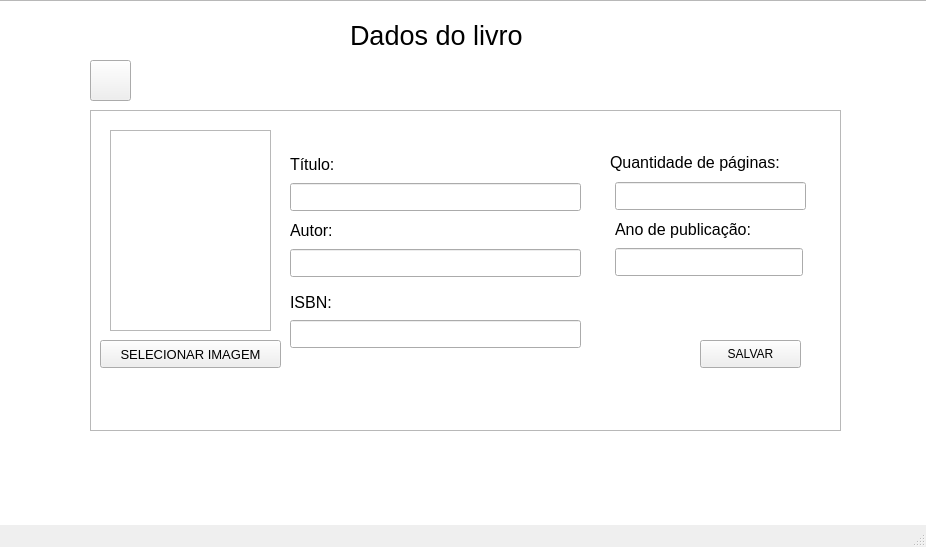
<?xml version="1.0" encoding="UTF-8"?>
<ui version="4.0">
 <class>Tela_Cadastro_Livro</class>
 <widget class="QMainWindow" name="Tela_Cadastro_Livro">
  <property name="geometry">
   <rect>
    <x>0</x>
    <y>0</y>
    <width>926</width>
    <height>547</height>
   </rect>
  </property>
  <property name="windowTitle">
   <string>MainWindow</string>
  </property>
  <property name="windowOpacity">
   <double>1.000000000000000</double>
  </property>
  <widget class="QWidget" name="centralwidget">
   <widget class="QLabel" name="label">
    <property name="geometry">
     <rect>
      <x>290</x>
      <y>152</y>
      <width>291</width>
      <height>24</height>
     </rect>
    </property>
    <property name="font">
     <font>
      <pointsize>12</pointsize>
     </font>
    </property>
    <property name="text">
     <string>Título:</string>
    </property>
   </widget>
   <widget class="QLineEdit" name="titulo">
    <property name="geometry">
     <rect>
      <x>290</x>
      <y>183</y>
      <width>291</width>
      <height>28</height>
     </rect>
    </property>
    <property name="font">
     <font>
      <pointsize>11</pointsize>
     </font>
    </property>
   </widget>
   <widget class="QLabel" name="label_2">
    <property name="geometry">
     <rect>
      <x>350</x>
      <y>20</y>
      <width>211</width>
      <height>31</height>
     </rect>
    </property>
    <property name="font">
     <font>
      <pointsize>20</pointsize>
     </font>
    </property>
    <property name="text">
     <string>Dados do livro</string>
    </property>
   </widget>
   <widget class="QPushButton" name="botao_salvar_livro">
    <property name="geometry">
     <rect>
      <x>700</x>
      <y>340</y>
      <width>101</width>
      <height>28</height>
     </rect>
    </property>
    <property name="text">
     <string>SALVAR</string>
    </property>
    <property name="icon">
     <iconset>
      <normaloff>images/save_file_disk_open_searsh_loading_clipboard_1513.png</normaloff>images/save_file_disk_open_searsh_loading_clipboard_1513.png</iconset>
    </property>
   </widget>
   <widget class="QLabel" name="label_3">
    <property name="geometry">
     <rect>
      <x>290</x>
      <y>218</y>
      <width>291</width>
      <height>24</height>
     </rect>
    </property>
    <property name="font">
     <font>
      <pointsize>12</pointsize>
     </font>
    </property>
    <property name="text">
     <string>Autor: </string>
    </property>
   </widget>
   <widget class="QLineEdit" name="autor">
    <property name="geometry">
     <rect>
      <x>290</x>
      <y>249</y>
      <width>291</width>
      <height>28</height>
     </rect>
    </property>
    <property name="font">
     <font>
      <pointsize>11</pointsize>
     </font>
    </property>
   </widget>
   <widget class="QLineEdit" name="qtd_pag">
    <property name="geometry">
     <rect>
      <x>615</x>
      <y>182</y>
      <width>191</width>
      <height>28</height>
     </rect>
    </property>
    <property name="font">
     <font>
      <pointsize>11</pointsize>
     </font>
    </property>
   </widget>
   <widget class="QLabel" name="label_5">
    <property name="geometry">
     <rect>
      <x>615</x>
      <y>217</y>
      <width>169</width>
      <height>24</height>
     </rect>
    </property>
    <property name="font">
     <font>
      <pointsize>12</pointsize>
     </font>
    </property>
    <property name="text">
     <string>Ano de publicação:</string>
    </property>
   </widget>
   <widget class="QLineEdit" name="ano_publi">
    <property name="geometry">
     <rect>
      <x>615</x>
      <y>248</y>
      <width>188</width>
      <height>28</height>
     </rect>
    </property>
    <property name="font">
     <font>
      <pointsize>11</pointsize>
     </font>
    </property>
   </widget>
   <widget class="QPushButton" name="botao_selecionar_img">
    <property name="geometry">
     <rect>
      <x>100</x>
      <y>340</y>
      <width>181</width>
      <height>28</height>
     </rect>
    </property>
    <property name="font">
     <font>
      <pointsize>10</pointsize>
     </font>
    </property>
    <property name="text">
     <string>SELECIONAR IMAGEM</string>
    </property>
    <property name="icon">
     <iconset>
      <normaloff>images/imageup_imagen_12892.png</normaloff>images/imageup_imagen_12892.png</iconset>
    </property>
   </widget>
   <widget class="QLabel" name="colocar_imagem">
    <property name="geometry">
     <rect>
      <x>110</x>
      <y>130</y>
      <width>161</width>
      <height>201</height>
     </rect>
    </property>
    <property name="text">
     <string/>
    </property>
   </widget>
   <widget class="QTextBrowser" name="textBrowser">
    <property name="geometry">
     <rect>
      <x>-20</x>
      <y>0</y>
      <width>951</width>
      <height>531</height>
     </rect>
    </property>
   </widget>
   <widget class="QLabel" name="label_7">
    <property name="geometry">
     <rect>
      <x>610</x>
      <y>150</y>
      <width>221</width>
      <height>24</height>
     </rect>
    </property>
    <property name="font">
     <font>
      <pointsize>12</pointsize>
     </font>
    </property>
    <property name="text">
     <string>Quantidade de páginas:</string>
    </property>
   </widget>
   <widget class="QTextBrowser" name="textBrowser_3">
    <property name="geometry">
     <rect>
      <x>90</x>
      <y>110</y>
      <width>751</width>
      <height>321</height>
     </rect>
    </property>
   </widget>
   <widget class="QTextBrowser" name="textBrowser_2">
    <property name="geometry">
     <rect>
      <x>110</x>
      <y>130</y>
      <width>161</width>
      <height>201</height>
     </rect>
    </property>
   </widget>
   <widget class="QLabel" name="label_4">
    <property name="geometry">
     <rect>
      <x>290</x>
      <y>290</y>
      <width>291</width>
      <height>24</height>
     </rect>
    </property>
    <property name="font">
     <font>
      <pointsize>12</pointsize>
     </font>
    </property>
    <property name="text">
     <string>ISBN: </string>
    </property>
   </widget>
   <widget class="QLineEdit" name="isbn">
    <property name="geometry">
     <rect>
      <x>290</x>
      <y>320</y>
      <width>291</width>
      <height>28</height>
     </rect>
    </property>
    <property name="font">
     <font>
      <pointsize>11</pointsize>
     </font>
    </property>
   </widget>
   <widget class="QToolButton" name="buttonVoltar">
    <property name="geometry">
     <rect>
      <x>90</x>
      <y>60</y>
      <width>41</width>
      <height>41</height>
     </rect>
    </property>
    <property name="text">
     <string/>
    </property>
    <property name="icon">
     <iconset>
      <normaloff>images/back_12955.png</normaloff>images/back_12955.png</iconset>
    </property>
    <property name="iconSize">
     <size>
      <width>28</width>
      <height>28</height>
     </size>
    </property>
   </widget>
   <zorder>textBrowser</zorder>
   <zorder>label_2</zorder>
   <zorder>textBrowser_3</zorder>
   <zorder>label_7</zorder>
   <zorder>titulo</zorder>
   <zorder>label</zorder>
   <zorder>label_3</zorder>
   <zorder>qtd_pag</zorder>
   <zorder>autor</zorder>
   <zorder>ano_publi</zorder>
   <zorder>botao_salvar_livro</zorder>
   <zorder>botao_selecionar_img</zorder>
   <zorder>textBrowser_2</zorder>
   <zorder>label_5</zorder>
   <zorder>label_4</zorder>
   <zorder>isbn</zorder>
   <zorder>colocar_imagem</zorder>
   <zorder>buttonVoltar</zorder>
  </widget>
  <widget class="QMenuBar" name="menubar">
   <property name="geometry">
    <rect>
     <x>0</x>
     <y>0</y>
     <width>926</width>
     <height>22</height>
    </rect>
   </property>
  </widget>
  <widget class="QStatusBar" name="statusbar"/>
  <action name="actionMOSTRAR_LIVROS_CADASTRADOS">
   <property name="text">
    <string>MOSTRAR LIVROS CADASTRADOS</string>
   </property>
  </action>
  <action name="actionBUSCAR">
   <property name="text">
    <string>BUSCAR</string>
   </property>
  </action>
  <action name="actionEDITAR">
   <property name="text">
    <string>EDITAR</string>
   </property>
  </action>
  <action name="actionLISTAR">
   <property name="text">
    <string>LISTAR LIVROS CADASTRADOS</string>
   </property>
  </action>
 </widget>
 <resources/>
 <connections/>
</ui>
